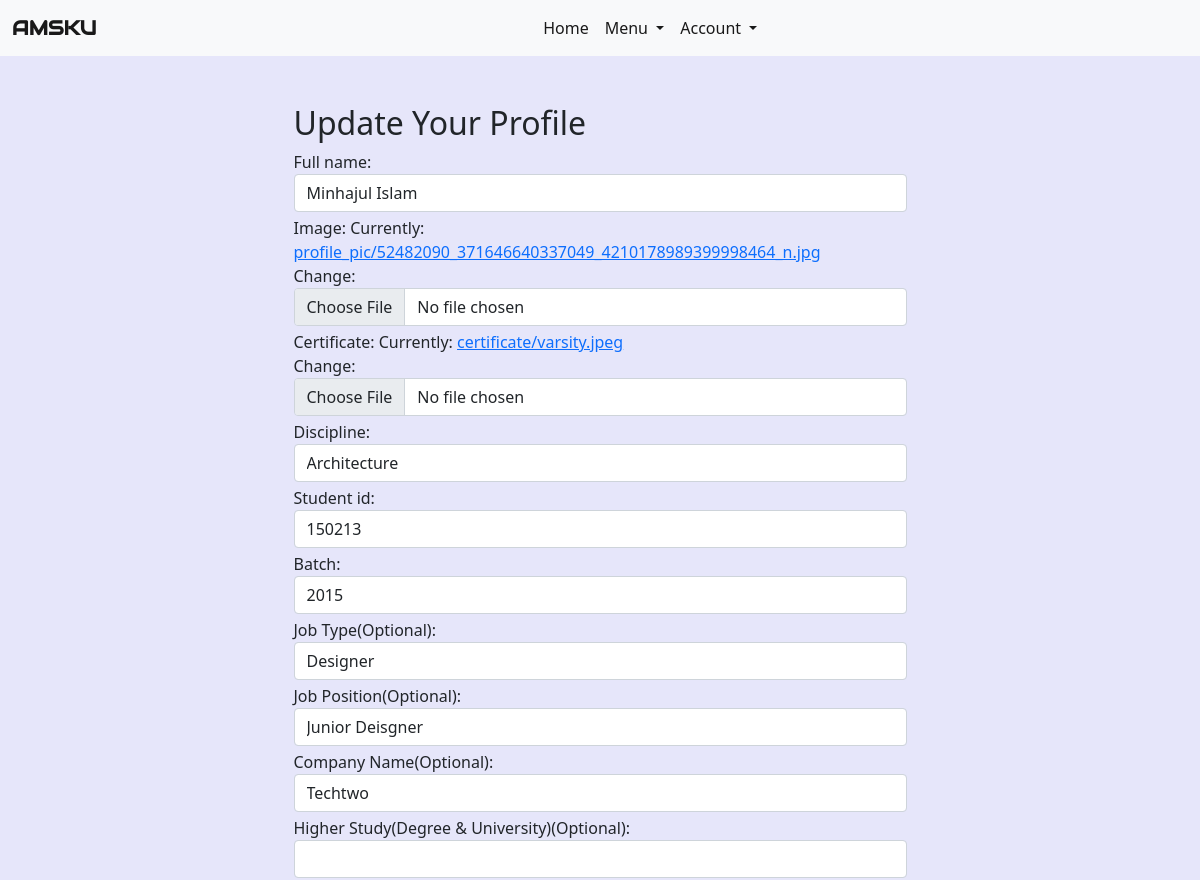
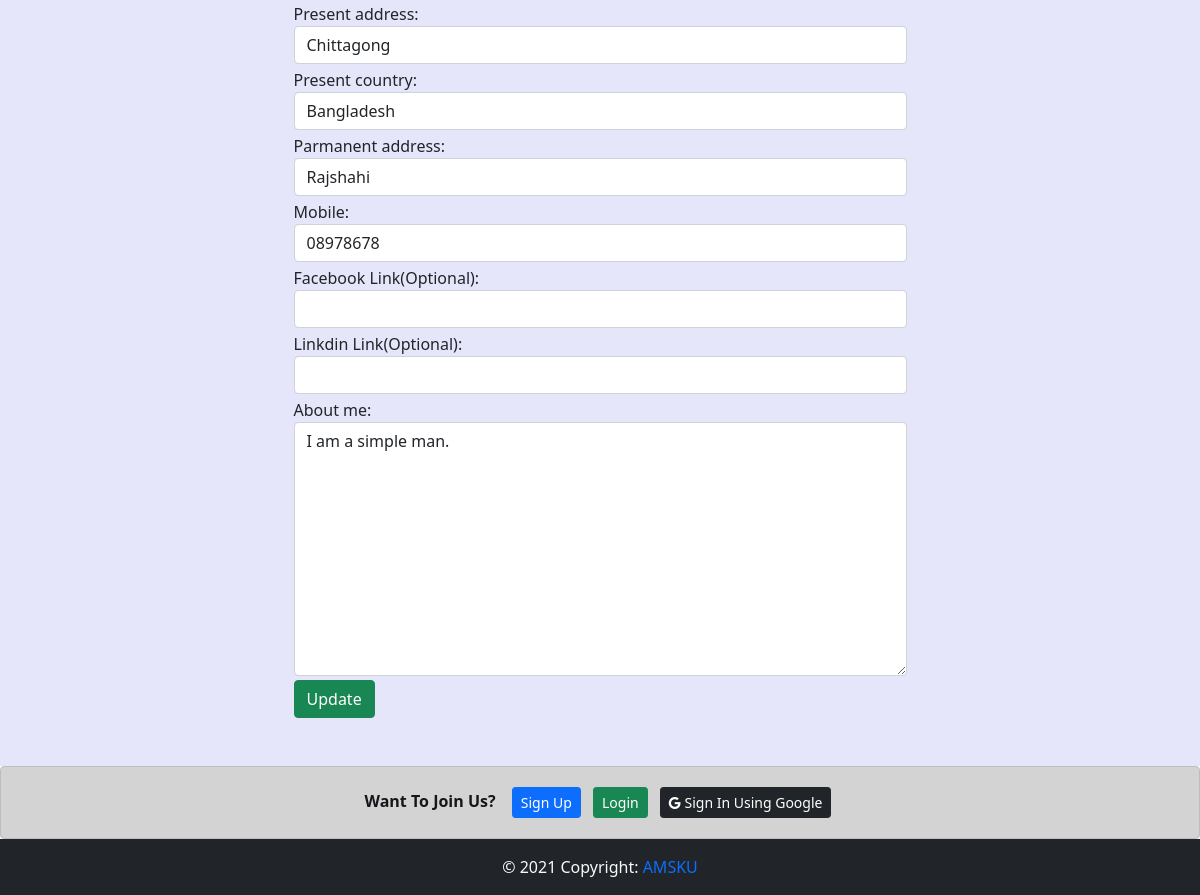
Page /update_profile/5/ on the committed database (2 pictures, top to bottom).
### home/models.py (models this page shows, shortened)
class Alumni_Profile(models.Model):
    discipline_list = ['Architecture','CSE','ECE','Math','URP','Physics','Chemistry','Stat','Pharmacy','BGE','FWT','FMRT','Agrotechnology','ES','SWE','BAD','HRM','DP','PM','DS','History','English','Bangla','IER','Sculpture','Econ','Sociology','MCJ','Law']
    Discipline_Choices = []
    for x in discipline_list:
        Discipline_Choices.append((x,x))
    Id_Choices = []
    for x in range(1,51):
        Id_Choices.append((str(x),str(x)))
    Batch_Choices = []
    for x in range(1991,2019):
        Batch_Choices.append((str(x),str(x)))
    job_list=['Agriculture','Architecture and Construction','Business Management and Administration','Education','Finance','Food','Government and Public Administration','Health Science','Human Services','Law, Public Safety, Corrections and Security','Manufacturing','Marketing, Sales and Service','Natural Resources','Science, Technology and Engineering','Other']
    Job_Choices = []
    for x in job_list:
        Job_Choices.append((x,x))
    country_list = ["Afghanistan","Albania","Algeria","Andorra","Angola","Anguilla","Antigua &amp; Barbuda","Argentina","Armenia","Aruba","Australia","Austria","Azerbaijan","Bahamas","Bahrain","Bangladesh","Barbados","Belarus","Belgium","Belize","Benin","Bermuda","Bhutan","Bolivia","Bosnia &amp; Herzegovina","Botswana","Brazil","British Virgin Islands","Brunei","Bulgaria","Burkina Faso","Burundi","Cambodia","Cameroon","Cape Verde","Cayman Islands","Chad","Chile","China","Colombia","Congo","Cook Islands","Costa Rica","Cote D Ivoire","Croatia","Cruise Ship","Cuba","Cyprus","Czech Republic","Denmark","Djibouti","Dominica","Dominican Republic","Ecuador","Egypt","El Salvador","Equatorial Guinea","Estonia","Ethiopia","Falkland Islands","Faroe Islands","Fiji","Finland","France","French Polynesia","French West Indies","Gabon","Gambia","Georgia","Germany","Ghana","Gibraltar","Greece","Greenland","Grenada","Guam","Guatemala","Guernsey","Guinea","Guinea Bissau","Guyana","Haiti","Honduras","Hong Kong","Hungary","Iceland","India","Indonesia","Iran","Iraq","Ireland","Isle of Man","Israel","Italy","Jamaica","Japan","Jersey","Jordan","Kazakhstan","Kenya","Kuwait","Kyrgyz Republic","Laos","Latvia","Lebanon","Lesotho","Liberia","Libya","Liechtenstein","Lithuania","Luxembourg","Macau","Macedonia","Madagascar","Malawi","Malaysia","Maldives","Mali","Malta","Mauritania","Mauritius","Mexico","Moldova","Monaco","Mongolia","Montenegro","Montserrat","Morocco","Mozambique","Namibia","Nepal","Netherlands","Netherlands Antilles","New Caledonia","New Zealand","Nicaragua","Niger","Nigeria","Norway","Oman","Pakistan","Palestine","Panama","Papua New Guinea","Paraguay","Peru","Philippines","Poland","Portugal","Puerto Rico","Qatar","Reunion","Romania","Russia","Rwanda","Saint Pierre &amp; Miquelon","Samoa","San Marino","Satellite","Saudi Arabia","Senegal","Serbia","Seychelles","Sierra Leone","Singapore","Slovakia","Slovenia","South Africa","South Korea","Spain","Sri Lanka","St Kitts &amp; Nevis","St Lucia","St Vincent","St. Lucia","Sudan","Suriname","Swaziland","Sweden","Switzerland","Syria","Taiwan","Tajikistan","Tanzania","Thailand","Timor L'Este","Togo","Tonga","Trinidad &amp; Tobago","Tunisia","Turkey","Turkmenistan","Turks &amp; Caicos","Uganda","Ukraine","United Arab Emirates","United Kingdom","Uruguay","Uzbekistan","Venezuela","Vietnam","Virgin Islands (US)","Yemen","Zambia","Zimbabwe"]
    Country_Choices = []
    for x in country_list:
        Country_Choices.append((x,x))
    full_name = models.CharField(max_length=255)
    image = models.FileField(upload_to='profile_pic/')
    certificate = models.FileField(upload_to='certificate/')
    discipline = models.CharField(max_length=255,choices=Discipline_Choices)
    student_id = models.CharField(max_length=10)
    batch = models.CharField(max_length=50,choices=Batch_Choices)
    job_type = models.CharField(max_length=50,blank=True)
    job_position = models.CharField(max_length=60,blank=True)
    company_name = models.CharField(max_length=60,blank=True)
    higher_study = models.CharField(max_length=60,blank=True)
    present_address = models.CharField(max_length=60)
    present_country = models.CharField(max_length=60,choices=Country_Choices)
    parmanent_address = models.CharField(max_length=60)
    mobile = models.CharField(max_length=60)
    facebook = models.URLField(max_length=60,blank=True)
    linkdin = models.URLField(max_length=60,blank=True)
    about_me = models.TextField(blank=True)
    is_verified = models.BooleanField(default=False)
    user = models.OneToOneField(settings.AUTH_USER_MODEL, on_delete=models.CASCADE,related_name="alumni_profile")

### home/views.py (the view)
# urls.py: path('update_profile/<int:id>/',update_profile,name='update_profile'),
def update_profile(request, id):
    profile = Alumni_Profile.objects.get(user=id)
    form = ProfileForm(request.POST or None,request.FILES or None, instance=profile)
    if request.method == 'POST':
        if form.is_valid():
            form.save()
            return redirect('home:profile_view', id)
    context = {
        "form": form
    }
    return render(request, "home/update_profile.html", context)

### home/forms.py
class ProfileForm(forms.ModelForm):
    class Meta:
        model = Alumni_Profile
        fields = [
            'full_name',
            'image',
            'certificate',
            'discipline',
            'student_id',
            'batch',
            'job_type',
            'job_position',
            'company_name',
            'higher_study',
            'present_address',
            'present_country',
            'parmanent_address',
            'mobile',
            'facebook',
            'linkdin',
            'about_me',
        ]
        labels = {
            "job_type": "Job Type(Optional):",
            "job_position": "Job Position(Optional):",
            "company_name": "Company Name(Optional):",
            "higher_study": "Higher Study(Degree & University)(Optional):",
            "facebook":"Facebook Link(Optional):",
            "linkdin":"Linkdin Link(Optional):",
        }
    def __init__(self, *args, **kwargs):
        super().__init__(*args, **kwargs)
        for field in iter(self.fields):
            self.fields[field].widget.attrs.update({
            'class': 'form-control mb-1'})

### home/context_processors.py (called while the page is built)
def add_variable_to_context(request):
    current_news_letter = News_Letter.objects.all().order_by('-start_date').first()
    return {
        'current_newsletter':current_news_letter,
    }

### templates/home/update_profile.html (shortened to what this page needs)
{% extends 'base.html' %}
{% block content %}
<div class="row justify-content-center p-4">
    <div class="col-lg-7">
        <h2>Update Your Profile</h2>
        <form action={% url 'home:update_profile' request.user.id %} method="POST" enctype="multipart/form-data">
            {{form}}
            <button class='btn btn-success'>Update</button>
        </form>
    </div>
</div>
{% endblock content %}

### templates/base.html (style rules this page uses)
* { padding: 0; margin: 0; }

### rows in the picture
Alumni_Profile: full_name "Minhajul Islam", discipline "Architecture", student_id "150213", batch "2015", job_type "Designer", job_position "Junior Deisgner", company_name "Techtwo", present_address "Chittagong", present_country "Bangladesh", parmanent_address "Rajshahi", mobile "08978678", about_me "I am a simple man."
